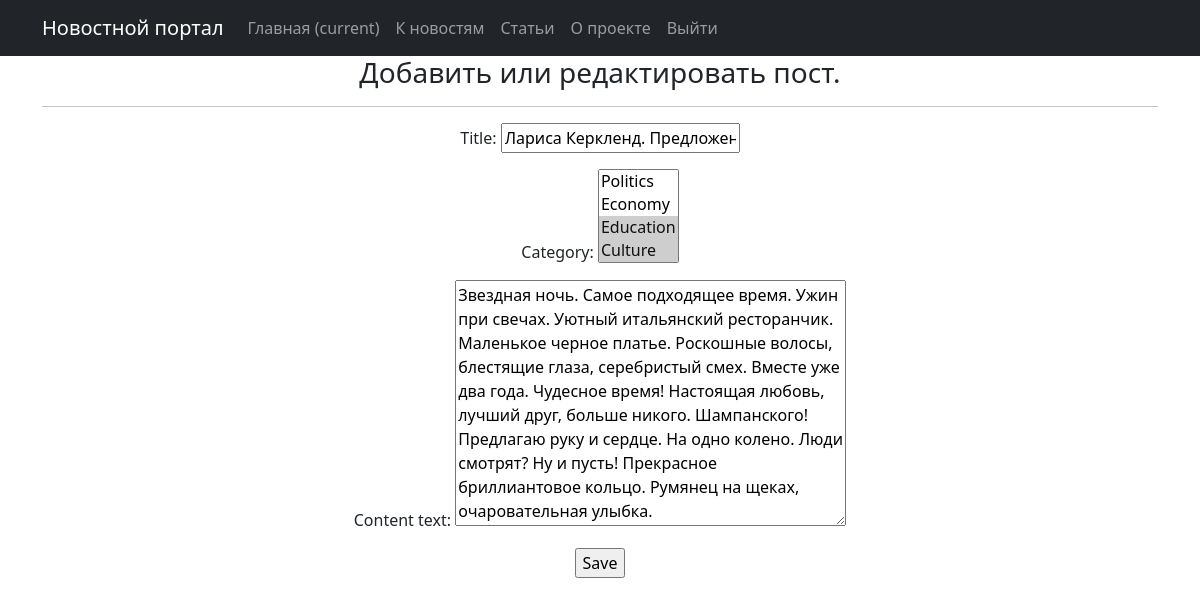
The page /posts/news/2/edit/ (signed in) on the database as committed earlier.
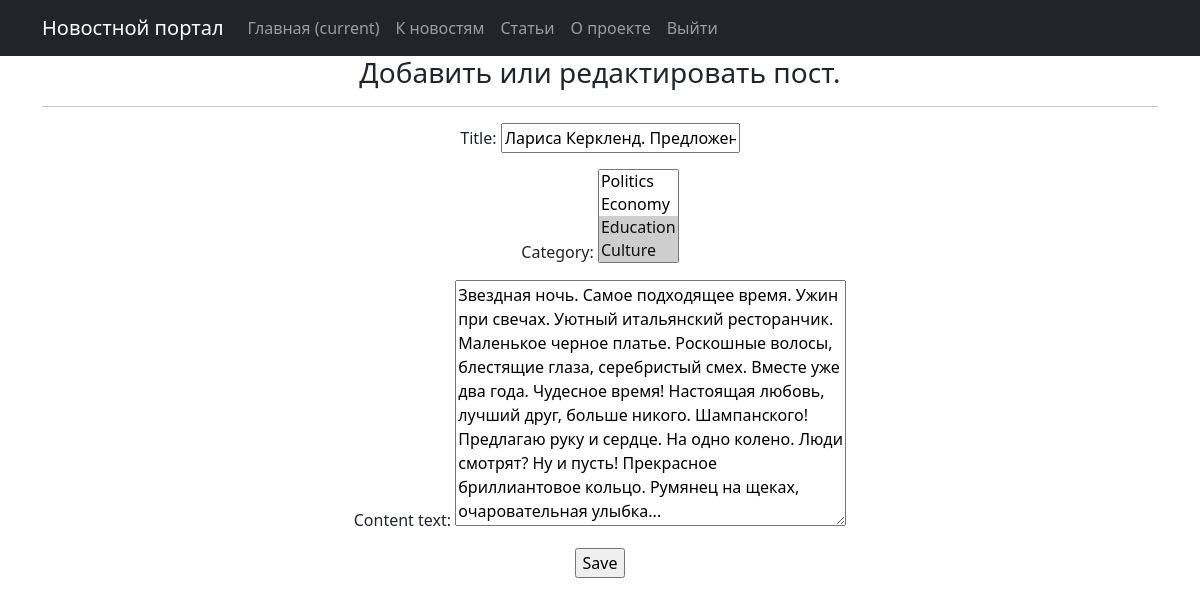
The same page on the database as committed later.
### news/models.py (models this page shows, shortened)
class Post(models.Model):
    author = models.ForeignKey(Author, on_delete=models.CASCADE)
    content = models.CharField(max_length=2, choices=CONTENTS)
    time_in = models.DateTimeField(auto_now_add=True)
    category = models.ManyToManyField(Category, through='PostCategory')
    title = models.CharField(max_length=255,)
    content_text = models.TextField()
    content_rate = models.IntegerField(default=1)

### news/views.py (the view)
# urls.py: path('news/<int:pk>/edit/', PostUpdate.as_view(), name='news_edit'),
class PostUpdate(PermissionRequiredMixin, UpdateView):
    form_class = PostForm
    model = Post
    permission_required = ('news.change_post')
    template_name = 'post_edit.html'

### news/forms.py (shortened to what this page needs)
class PostForm(forms.ModelForm):
    class Meta:
        content = 'NW'
        model = Post
        fields = [
            'title',
            'category',
            'content_text',
        ]

### news/models.py (called while the page is built)
    def __str__(self):
        return self.subject

### templates/post_edit.html (shortened to what this page needs)
{% extends 'flatpages/default.html' %}
{% block content %}
<h3>Добавить или редактировать пост.</h3>
<hr>
<form action="" method="post">
    {{ form.as_p }}
    <input type="submit" value="Save" />
</form>
{% endblock content %}

Rows that differ between the two databases and show on the page:
changed Post "Лариса Керкленд. Предложение.": content_text "…Румянец на щеках, очаровательная улыбка." → "…Румянец на щеках, очаровательная улыбка..."
